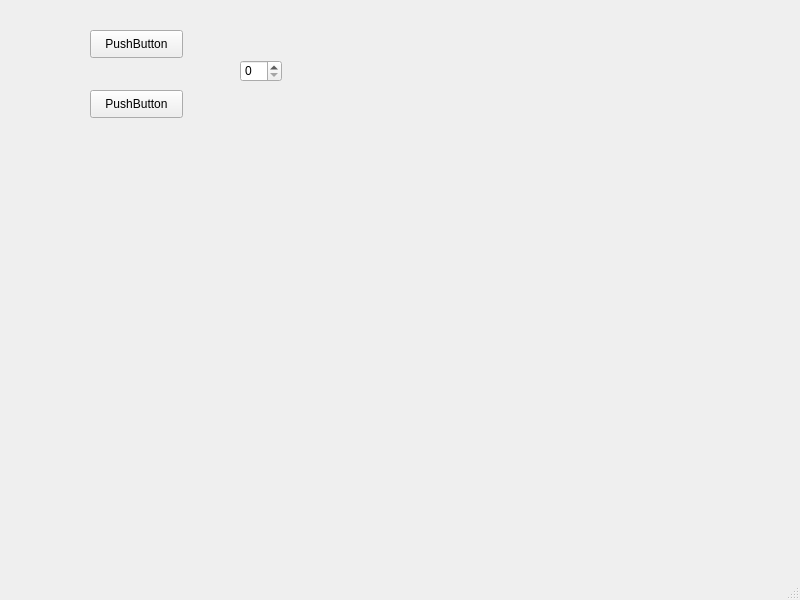
<?xml version="1.0" encoding="UTF-8"?>
<ui version="4.0">
 <class>MainWindow</class>
 <widget class="QMainWindow" name="MainWindow">
  <property name="geometry">
   <rect>
    <x>0</x>
    <y>0</y>
    <width>800</width>
    <height>600</height>
   </rect>
  </property>
  <property name="windowTitle">
   <string>MainWindow</string>
  </property>
  <widget class="QWidget" name="centralwidget">
   <widget class="QPushButton" name="pushButton">
    <property name="geometry">
     <rect>
      <x>90</x>
      <y>30</y>
      <width>93</width>
      <height>28</height>
     </rect>
    </property>
    <property name="text">
     <string>PushButton</string>
    </property>
   </widget>
   <widget class="QPushButton" name="pushButton_2">
    <property name="geometry">
     <rect>
      <x>90</x>
      <y>90</y>
      <width>93</width>
      <height>28</height>
     </rect>
    </property>
    <property name="text">
     <string>PushButton</string>
    </property>
   </widget>
   <widget class="QSpinBox" name="spinBox">
    <property name="geometry">
     <rect>
      <x>240</x>
      <y>60</y>
      <width>42</width>
      <height>22</height>
     </rect>
    </property>
   </widget>
  </widget>
  <widget class="QMenuBar" name="menubar">
   <property name="geometry">
    <rect>
     <x>0</x>
     <y>0</y>
     <width>800</width>
     <height>26</height>
    </rect>
   </property>
  </widget>
  <widget class="QStatusBar" name="statusbar"/>
 </widget>
 <resources/>
 <connections/>
</ui>
